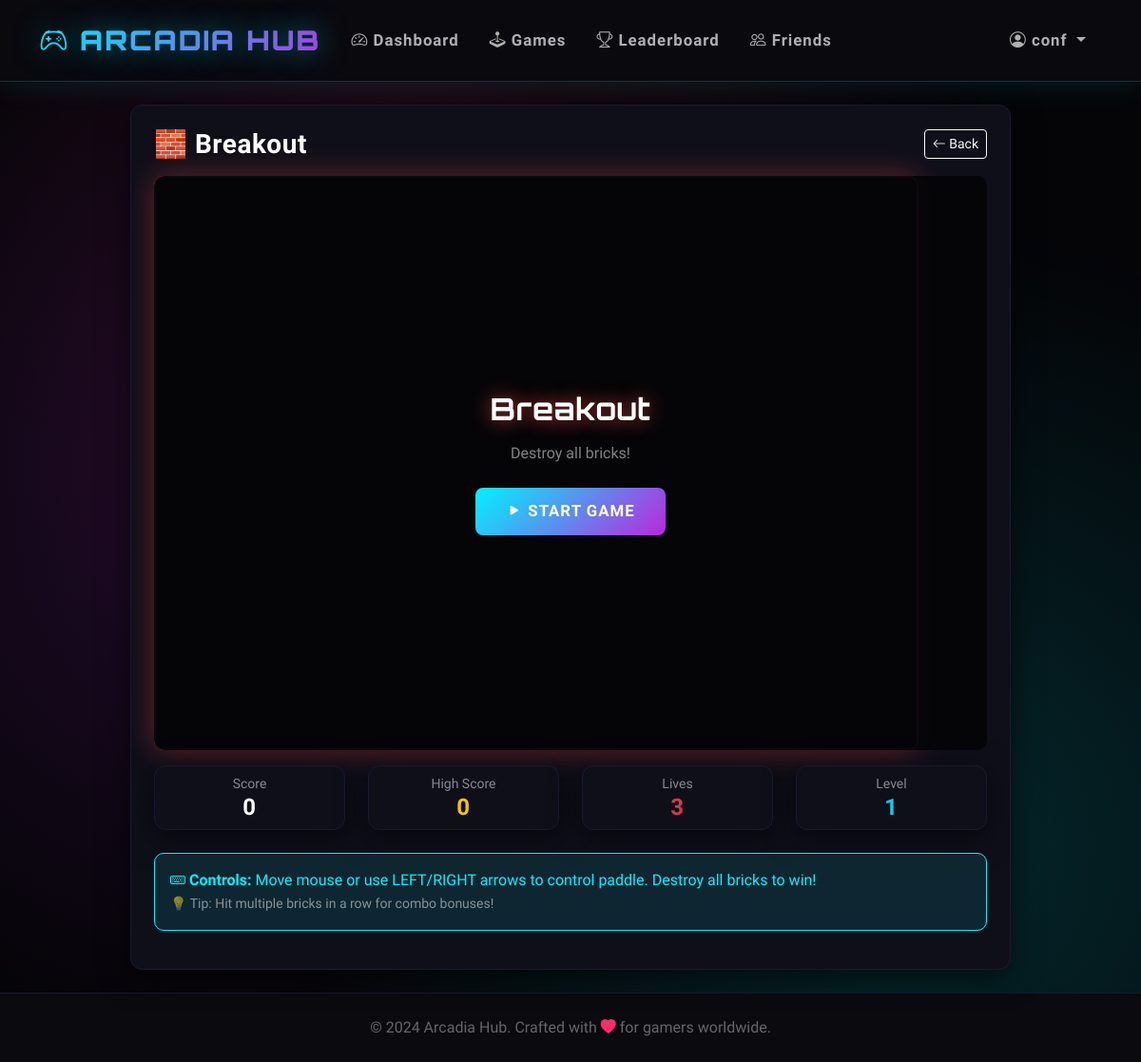
Screenshot of /game/breakout (signed in) with the database file from the repository.
### tables this page shows
CREATE TABLE users (user_id INTEGER PRIMARY KEY AUTOINCREMENT, username TEXT UNIQUE NOT NULL, password_hash TEXT NOT NULL, email TEXT UNIQUE NOT NULL, created_at TIMESTAMP DEFAULT CURRENT_TIMESTAMP, last_login DATE, streak INTEGER DEFAULT 0, coins INTEGER DEFAULT 100, total_games_played INTEGER DEFAULT 0, total_score INTEGER DEFAULT 0, avatar_config TEXT, settings_config TEXT DEFAULT '{"theme": "dark", "sound": true, "notifications": true}', xp INTEGER DEFAULT 0, player_level INTEGER DEFAULT 1);

CREATE TABLE games (game_id INTEGER PRIMARY KEY AUTOINCREMENT, game_key TEXT UNIQUE NOT NULL, name TEXT NOT NULL, category TEXT, difficulty TEXT, play_count INTEGER DEFAULT 0, icon TEXT, color TEXT);

### app.py (the view)
@app.route('/game/<game_key>')
@login_required
def play_game(game_key):
    game = db.fetch_one("SELECT * FROM games WHERE game_key = ?", (game_key,))
    if not game:
        flash('Game not found', 'danger')
        return redirect(url_for('games'))
    return render_template(f'games/{game_key}.html', game=game)

### app.py (called while the page is built)
def login_required(f):
    @wraps(f)
    def decorated_function(*args, **kwargs):
        if 'user_id' not in session:
            flash('Please log in to access this page', 'warning')
            return redirect(url_for('login'))
        session.permanent = True
        return f(*args, **kwargs)
    return decorated_function

@app.before_request
def load_user():
    if 'user_id' in session:
        user = db.fetch_one("SELECT * FROM users WHERE user_id = ?", (session['user_id'],))
        if user:
            session.permanent = True

    def fetch_one(self, query, params=()):
        try:
            self.cursor.execute(query, params)
            return self.cursor.fetchone()
        except Exception as e:
            logger.error(f"Database fetch_one error: {e}\nQuery: {query}")
            raise

### templates/games/breakout.html (shortened to what this page needs)
{% extends "base.html" %}
{% block content %}
<div class="row justify-content-center">
    <div class="col-md-10">
        <div class="card p-4">
            <div class="d-flex justify-content-between align-items-center mb-3">
                <h3 class="text-white mb-0">{{ game.icon }} {{ game.name }}</h3>
                <a href="{{ url_for('games') }}" class="btn btn-sm btn-outline-light">
                    <i class="bi bi-arrow-left"></i> Back
                </a>
            </div>
            <div class="text-center mb-3 position-relative">
                <div id="gameOverlay" class="position-absolute top-0 start-0 w-100 h-100 d-flex flex-column align-items-center justify-content-center" style="background: rgba(5,5,8,0.95); border-radius: 10px; z-index: 10;">
                    <h2 class="text-white mb-3" id="overlayTitle" style="font-family: 'Orbitron', sans-serif; text-shadow: 0 0 20px rgba(231,76,60,0.8);">Breakout</h2>
                    <p class="text-white-50 mb-4" id="overlaySubtitle">Destroy all bricks!</p>
                    <button id="startBtn" class="btn btn-accent btn-lg pulse-glow">
                        <i class="bi bi-play-fill"></i> Start Game
                    </button>
                </div>
            </div>
            <div class="row mb-3">
                <div class="col-md-3 col-6 mb-2">
                    <div class="card bg-dark border-secondary p-2 text-center">
                        <small class="text-white-50">Score</small>
                        <h4 class="text-white mb-0" id="currentScore">0</h4>
                    </div>
                </div>
                <div class="col-md-3 col-6 mb-2">
                    <div class="card bg-dark border-secondary p-2 text-center">
                        <small class="text-white-50">High Score</small>
                        <h4 class="text-warning mb-0" id="highScore">0</h4>
                    </div>
                </div>
                <div class="col-md-3 col-6 mb-2">
                    <div class="card bg-dark border-secondary p-2 text-center">
                        <small class="text-white-50">Lives</small>
                        <h4 class="text-danger mb-0" id="lives">3</h4>
                    </div>
                </div>
                <div class="col-md-3 col-6 mb-2">
                    <div class="card bg-dark border-secondary p-2 text-center">
                        <small class="text-white-50">Level</small>
                        <h4 class="text-info mb-0" id="level">1</h4>
                    </div>
                </div>
            </div>
            <div class="alert alert-info">
                <strong><i class="bi bi-keyboard"></i> Controls:</strong> Move mouse or use LEFT/RIGHT arrows to control paddle. Destroy all bricks to win!
                <br><small class="text-white-50">💡 Tip: Hit multiple bricks in a row for combo bonuses!</small>
            </div>
        </div>
    </div>
</div>
{% endblock %}

### templates/base.html (shortened to what this page needs)
<!DOCTYPE html>
<html lang="en" data-bs-theme="dark">
<head>
    <link href="https://cdn.jsdelivr.net/npm/bootstrap@5.3.0/dist/css/bootstrap.min.css" rel="stylesheet">
    <link rel="stylesheet" href="https://cdn.jsdelivr.net/npm/bootstrap-icons@1.10.0/font/bootstrap-icons.css">
</head>
<body>
    <nav class="navbar navbar-expand-lg navbar-dark sticky-top">
        <div class="container">
            <a class="navbar-brand" href="{{ url_for('dashboard') }}">
                <i class="bi bi-controller"></i> ARCADIA HUB
            </a>
            {% if session.user_id %}
            <div class="collapse navbar-collapse" id="navbarNav">
                <ul class="navbar-nav me-auto">
                    <li class="nav-item">
                        <a class="nav-link" href="{{ url_for('dashboard') }}">
                            <i class="bi bi-speedometer2"></i> Dashboard
                        </a>
                    </li>
                    <li class="nav-item">
                        <a class="nav-link" href="{{ url_for('games') }}">
                            <i class="bi bi-joystick"></i> Games
                        </a>
                    </li>
                    <li class="nav-item">
                        <a class="nav-link" href="{{ url_for('leaderboard') }}">
                            <i class="bi bi-trophy"></i> Leaderboard
                        </a>
                    </li>
                    <li class="nav-item">
                        <a class="nav-link" href="{{ url_for('friends') }}">
                            <i class="bi bi-people"></i> Friends
                        </a>
                    </li>
                </ul>
                <ul class="navbar-nav">
                    <li class="nav-item dropdown">
                        <a class="nav-link dropdown-toggle" href="#" role="button" data-bs-toggle="dropdown">
                            <i class="bi bi-person-circle"></i> {{ session.username }}
                        </a>
                    </li>
                </ul>
            </div>
            {% endif %}
        </div>
    </nav>
    <main class="py-4">
        <div class="container">
            {% block content %}{% endblock %}
        </div>
    </main>
    <footer class="py-4 mt-auto">
        <div class="container text-center">
            <p class="mb-0" style="color: #666;">
                &copy; 2024 Arcadia Hub. Crafted with <i class="bi bi-heart-fill" style="color: var(--neon-pink);"></i> for gamers worldwide.
            </p>
        </div>
    </footer>
</body>
</html>

### templates/base.html (style rules this page uses)
* { margin: 0; padding: 0; box-sizing: border-box; }
:root { --neon-blue: #00f3ff; --neon-purple: #b829dd; --neon-pink: #ff2a6d; --neon-green: #05ffa1; --dark-bg: #0a0a0f; --darker-bg: #050508; --card-bg: #0f0f1a; --card-border: #1a1a2e; }
body { min-height: 100vh; background: var(--darker-bg); font-family: 'Rajdhani', sans-serif; color: #e0e0e0; overflow-x: hidden; }
body::before { content: ''; position: fixed; top: 0; left: 0; width: 100%; height: 100%; background: radial-gradient(circle at 20% 50%, rgba(184, 41, 221, 0.15) 0%, transparent 50%), radial-gradient(circle at 80% 80%, rgba(0, 243, 255, 0.15) 0%, transparent 50%), radial-gradient(circle at 40% 20%, rgba(255, 42, 109, 0.1) 0%, transparent 50%); pointer-events: none; z-index: -1; }
.navbar { background: rgba(10, 10, 15, 0.95) !important; backdrop-filter: blur(20px); border-bottom: 1px solid rgba(0, 243, 255, 0.2); box-shadow: 0 4px 30px rgba(0, 243, 255, 0.1); padding: 1rem 0; }
.navbar-brand { font-family: 'Orbitron', sans-serif; font-weight: 900; font-size: 1.8rem; background: linear-gradient(135deg, var(--neon-blue), var(--neon-purple)); -webkit-background-clip: text; -webkit-text-fill-color: transparent; background-clip: text; text-shadow: 0 0 30px rgba(0, 243, 255, 0.5); letter-spacing: 2px; }
.nav-link { font-weight: 600; font-size: 1.05rem; letter-spacing: 1px; color: #b0b0b0 !important; transition: all 0.3s ease; position: relative; padding: 0.5rem 1rem !important; }
.nav-link::before { content: ''; position: absolute; bottom: 0; left: 50%; transform: translateX(-50%); width: 0; height: 2px; background: linear-gradient(90deg, var(--neon-blue), var(--neon-purple)); transition: width 0.3s ease; }
.card { background: var(--card-bg) !important; border: 1px solid var(--card-border) !important; border-radius: 12px; box-shadow: 0 8px 32px rgba(0, 0, 0, 0.6); transition: all 0.3s ease; position: relative; overflow: hidden; }
.card::before { content: ''; position: absolute; top: 0; left: 0; right: 0; height: 2px; background: linear-gradient(90deg, transparent, var(--neon-blue), var(--neon-purple), transparent); opacity: 0; transition: opacity 0.3s ease; }
.btn-accent { background: linear-gradient(135deg, var(--neon-blue), var(--neon-purple)); border: none; color: white; padding: 12px 32px; border-radius: 8px; font-weight: 700; font-size: 1.05rem; letter-spacing: 1px; transition: all 0.3s ease; position: relative; overflow: hidden; text-transform: uppercase; }
.btn-accent::before { content: ''; position: absolute; top: 50%; left: 50%; width: 0; height: 0; border-radius: 50%; background: rgba(255, 255, 255, 0.2); transform: translate(-50%, -50%); transition: width 0.6s, height 0.6s; }
.alert { border-radius: 10px; border: 1px solid; }
.alert-info { background: rgba(0, 243, 255, 0.1); border-color: var(--neon-blue); color: var(--neon-blue); }
footer { background: var(--dark-bg); border-top: 1px solid var(--card-border); }
.pulse-glow { animation: pulse-glow 2s ease-in-out infinite; }
h1, h2, h3, h4, h5, h6 { font-family: 'Rajdhani', sans-serif; font-weight: 700; letter-spacing: 0.5px; }

### rows the page displays
users: username "conf"
games: icon "🧱", name "Breakout"
